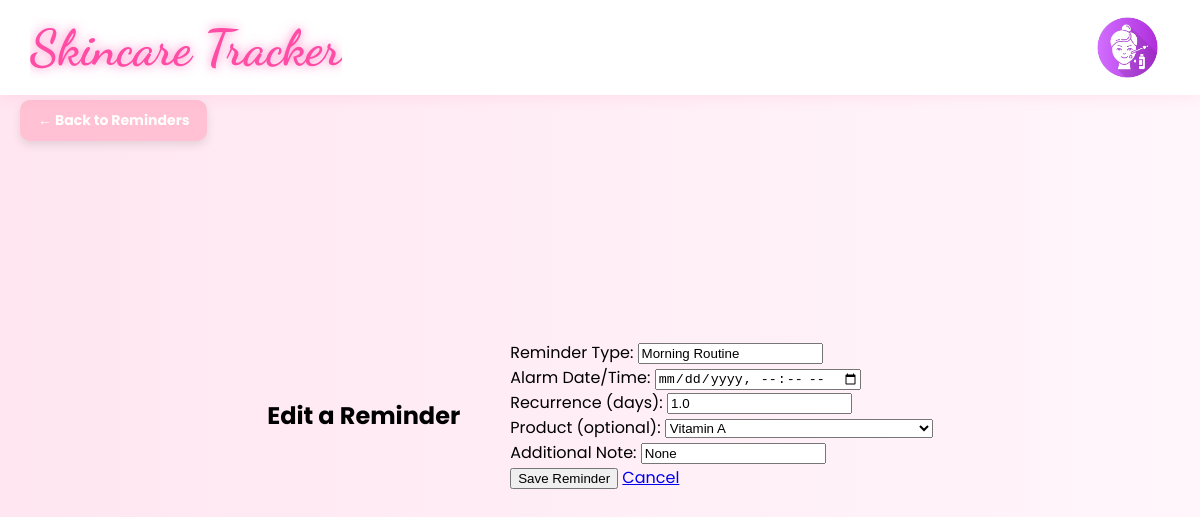
/reminder/reminder/edit/1 (signed in), run on the app's committed database.
### tables this page shows
CREATE TABLE Reminders (
    reminder_id INTEGER PRIMARY KEY AUTOINCREMENT,
    reminder_type TEXT,
    alarm_date DATETIME,
    recurrence FLOAT,  
    reminder_note TEXT,  
    user_id INTEGER NOT NULL,
    product_id INTEGER,
    FOREIGN KEY (user_id) REFERENCES Users(user_id),
    FOREIGN KEY (product_id) REFERENCES Products(product_id)
);

CREATE TABLE Products (
    product_id INTEGER PRIMARY KEY AUTOINCREMENT,
    product_name TEXT NOT NULL,
    type TEXT,
    amazon_link TEXT,
    directions TEXT,
    shelflife INTEGER,
    ingredients TEXT,
    product_pic TEXT, 
    user_id INTEGER REFERENCES Users(user_id)
);

### routes/reminder_routes.py (the view, shortened to what this page needs)
@reminder_bp.route("/reminder/edit/<int:id>")
@reminder_bp.route("/edit/<int:id>", methods=["GET", "POST"])
def edit_reminder(id):
    db = __import__("app").app.get_db_connection()
    products = db.execute("SELECT product_id, product_name FROM Products").fetchall()
    data = db.execute("SELECT * FROM Reminders WHERE reminder_id=?", (id,)).fetchone()
    db.close()
    return render_template("edit_reminder.html", products=products, data=data)

### app.py (called while the page is built)
def get_db_connection():
    conn = sqlite3.connect(st_db)
    conn.row_factory = sqlite3.Row
    return conn

### templates/reminder/edit_reminder.html (shortened to what this page needs)
{% extends "base.html" %}
{% block content %}
<a href="/reminder" class="corner-back-btn">← Back to Reminders</a>
<div class="container mt-5">
    <h2>Edit a Reminder</h2>
    <form action="/reminder/edit/{{data.reminder_id}}" method="POST">
        <div class="mb-3">
            <label for="reminder_type" class="form-label">Reminder Type:</label>
            <input type="text" class="form-control" id="reminder_type" value="{{data.reminder_type}}" name="reminder_type" required>
        </div>
        <div class="mb-3">
            <label for="alarm_date" class="form-label">Alarm Date/Time:</label>
            <input type="datetime-local" class="form-control" id="alarm_date" value="{{data.alarm_date}}" name="alarm_date" required>
        </div>
        <div class="mb-3">
            <label for="recurrence" class="form-label">Recurrence (days):</label>
            <input type="number" class="form-control" id="recurrence" name="recurrence" value="{{data.recurrence}}"  value="1.0" required>
        </div>
        <div class="mb-3">
            <label for="product_id" class="form-label">Product (optional):</label>
            <select class="form-select" id="product_id" name="product_id">
                {% for product in products %}
                <option value="{{ product.product_id }}" {% if product.product_id == data.product_id %}selected{% endif %}>
                    {{ product.product_name }}
                </option>
                {% endfor %}
            </select>
        </div>
        <div class="mb-3">
            <label for="notes" class="form-label">Additional Note:</label>
            <input type="text" class="form-control" id="notes" value="{{data.reminder_note}}" name="notes">
        </div>
        <button type="submit" class="btn btn-success">Save Reminder</button>
        <a href="/reminder" class="btn btn-secondary">Cancel</a>
    </form>
</div>
{% endblock %}

### static/css/style.css (style rules this page uses)
body { font-family: 'Poppins', sans-serif; background: linear-gradient(to right, #ffe6f0, #fff6fb); margin: 0; padding: 0; }
.container { display: flex; justify-content: center; align-items: center; height: 80vh; gap: 50px; position: relative; z-index: 1; }
.corner-back-btn { position: fixed; top: 100px; left: 20px; background-color: #ffc1d3; color: white; font-weight: bold; padding: 10px 18px; border-radius: 10px; text-align: center; text-decoration: none; font-size: 14px; z-index: 999; box-shadow: 0 4px 10px rgba(0, 0, 0, 0.1); transition: background 0.2s ease-in-out; }

### data on the page
Reminders: reminder_type "Morning Routine", recurrence "1.0", product_id "Vitamin A"
